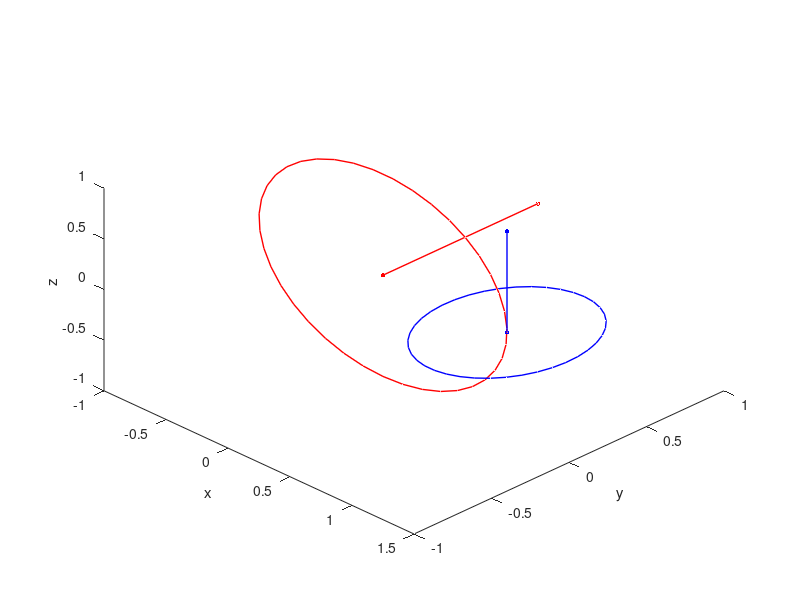

Write the MATLAB code that produced this figure. (Note: this script raises an error after producing the figure.)
function testdistanceCircleCircle3D
% tests the function  distanceCircleCircle3D(N0, r0, C0, N1, r1, C1 )
% based on https://www.geometrictools.com/Documentation/DistanceToCircle3.pdf
%
% Aaron Becker, atbecker@uh.edu
%  Draws the circles, their closest points, and (optionally) the minimum
%  radius to make the tori touch.
%

format compact
showTorus = true;   %draws a torus around each circle so that the tori just touch.
%%% two circles in 3D: WORKS! The C code reverses order of polyomials compared to Matlab's
% computeAnddrawSolutions( figNum, N0, r0, C0, N1, r1, C1  )
% computeAnddrawSolutions( 1 , [1,0,0] , 2, [0,0,0], [0,1,0], 3, [3,4,1] ) %WORKS
% computeAnddrawSolutions( 2 , [1,0,0] , 2, [0,0,0], [0,1,0], 3, [3,1,1]) %WORKS
% computeAnddrawSolutions( 3 , [1,0,0] , 2, [0,0,0], [0,1,0], 3, [3,0,0]  )  % WORKS!
% computeAnddrawSolutions( 4 , [1,0,0] , 2, [0,0,0], [0,1,0], 3, [3,1,0]  ) % Works -- (had to eliminate small imaginary parts)
% computeAnddrawSolutions( 5 , [1,0,0] , 2, [0,0,0], [0,1,0], 4, [3,1,0]  )  % Success two solutions!
% computeAnddrawSolutions( 6 , [1,0.1,0] , 2, [0,0,0], [0,1,0], 4, [3,1,0]  )  % Success two solutions!
% computeAnddrawSolutions( 7 , [1,0.1,0] , 4, [0,0,0], [0,1,0], 4, [3,1,0]  )  % Success two solutions!
% computeAnddrawSolutions( 8, [1,0.1,0] , 4, [0,0,0], [.4,1,0], 4, [3,1,0]  )  % Success two solutions!
% computeAnddrawSolutions( 9, [0,1,0], 1, [0,0,0], [0,0,1], 1, [1.01,0,0]  )  % Success one solution!
%computeAnddrawSolutions( 10, [0,1,0], 1, [0,0,0], [0,0,1], 1, [1,0,0]  )  % added 0 case if no roots found -- special case if orthogonal and centered on the other circle?
computeAnddrawSolutions( 10, [0,1,0], 1, [0,0,0], [0,0,1], 0.5, [1,0,0]  )  % used to fail -- special case if orthogonal and centered on the other circle? fails if r1  = 0.5, 1, 1.5,2,2.5, 4.5

%computeAnddrawSolutions( 10, [0,1,0], 1, [0,0,0], [0,0,1], 1, [1,0.16,0])  % Success -- used to have problems, fixed with numerical precision

%computeAnddrawSolutions( 10, [0,1,0], 1, [0,0,0], [0,0,1], 1, [1,0.06,0]  )  % looks like the wrong intersecction to me.  The toroids are overlapping
%computeAnddrawSolutions( 10, [0,1,0], 1, [0,0,0], [0,0,1], 1, [1,0.16,0]  )  %fixed

%computeAnddrawSolutions( 10, [0,0,1], 1, [1,-0.1,0],[0,1,0], 1, [0,0,0]  )  % works if I swap the torus.

computeAnddrawSolutions( 12, [0,1,0], 1, [0,0,0], [0,.1,1], 2, [1,0,0]  )  % works -- special case if orgthogonal?
%computeAnddrawSolutions( 11, [0,1,1], 1, [0,0,0], [0,0,1], 1, [1,0,0]  )  % works -- 2 solutions

% generate a case to check the roots of p6 instead of phi.
%computeAnddrawSolutions( 13 , [0,0,1] ,2 , [0,0,0], [1,0,0], 2, [0,0,2]  ) % 5.3 Circles in Nonparallel Planes but Centers on Normal Line

% % % % the planar cases: they work!
% figure(20)
% showTorus = false;
% computeAnddrawSolutions( [4,3,1] , [0,0,1] ,2 , [0,0,0], [0,0,1], 2, [0,0,0]  ) % equal circles, works
% computeAnddrawSolutions( [4,3,2] , [0,0,1] ,3 , [0,0,0], [0,0,1], 2, [0,0,0]  ) % concentric circles, works
% computeAnddrawSolutions( [4,3,3] , [0,0,1] ,3 , [0,0,0], [0,0,1], 2, [4,0,0]  ) % overlapping circles 1, works
% computeAnddrawSolutions( [4,3,4],  [0,0,1] ,3 , [0,0,0], [0,0,1], 2, [3,2,0]  ) % overlapping circles 2, works
% computeAnddrawSolutions( [4,3,5] , [0,0,1] ,0.6 , [0,0,0], [0,0,1], 1.2, [3,2,0]  ) % separate circles 1, works
% computeAnddrawSolutions( [4,3,6] , [0,0,1] ,0.6 , [0,0,0], [0,0,1], 1.2, -[3,2,0]  ) % separate circles 2, works
% computeAnddrawSolutions( [4,3,7] , [0,0,1] ,1 , [0,0,0], [0,0,1], 2, -[3,0,0]  ) % touching circles 1, works
% computeAnddrawSolutions( [4,3,8] , [0,0,1] ,1 , [0,0,0], [0,0,1], 2, -[1,0,0]  ) % touching circles 1, works
% computeAnddrawSolutions( [4,3,9] , [0,0,1] ,4 , [0,0,0], [0,0,1], 2.5, -[1,0,0]  ) % inside circles 1, works
% computeAnddrawSolutions( [4,3,10] , [0,0,1] ,3 , [0,0,0], [0,0,1], 4.6, -[1,0,0]  ) % inside circles 1, works


    function computeAnddrawSolutions( figNum, N0, r0, C0, N1, r1, C1  )
        % given two circles, computes the distance and plots the results in
        % fig figNum. If figNum is a 3x1 matrix representing a subfigure,
        % draw this in the subfigure, otherwise it makes figure figNum

        if numel(figNum) == 1
            figure(figNum); clf;
            view(45,45)
        else
            subplot(figNum(1),figNum(2),figNum(3));cla;
        end
        plotCircle(N0, C0,r0, 'r', 1)
        plotCircle(N1, C1,r1, 'b', 1)
        hold on

        result = distanceCircleCircle3D(N0, r0, C0, N1, r1, C1 );
        disp(result)
        if showTorus
            drawTorus(N0, r0, C0, result.distance/2,'r')
            drawTorus(N1, r1, C1, result.distance/2,'b')
        end
        axis equal

        title(strcat('Min dist = ',num2str(result.distance, 3),", ",num2str(result.numClosestPairs), ' pairs, equidistant =  ',num2str(result.equidistant)))
        for i = 1:result.numClosestPairs
            plot3([result.circle0Closest(i,1),result.circle1Closest(i,1)],...
                [result.circle0Closest(i,2),result.circle1Closest(i,2)],...
                [result.circle0Closest(i,3),result.circle1Closest(i,3)],'.-','color','k','LineWidth',1,'MarkerSize',12)

        end

        hold off
    end

    function plotCircle(n_vec, PtCenter,r, colorLine, lineWidth)
        % plots an arc of length theta about the circle with normal vector
        % n_vec, radius r, and center PtCenter, starting at position PtLeave, in
        % direction dir (-1 for CW, 1 for CCW).  The line is drawn in color
        % colorLine with width lineWidth
        n_vec = n_vec/norm(n_vec); %ensure it is a unit vector
        theta = linspace(0,2*pi,40)';  % Draw the arc path
        [U,V,~] = ComputeOrthogonalComplement(n_vec);
        arc2Pts = PtCenter + U*r.*cos(theta) + V*r.*sin(theta);
        hold on
        harc = plot3( arc2Pts(:,1),arc2Pts(:,2),arc2Pts(:,3)); set(harc,'color' ,colorLine,'linewidth',lineWidth)
        plot3(PtCenter(1)+[0,n_vec(1)],PtCenter(2)+[0,n_vec(2)],PtCenter(3)+[0,n_vec(3)],'.-','color',colorLine,'MarkerSize',10,'linewidth',lineWidth);
        xlabel('x')
        ylabel('y')
        zlabel('z')
        hold off
    end

    function drawTorus(N, r, C, R,color)
        % draws a radius R torus in color around circle with normal N,
        % radius r and center C.
        N = N/norm(N); %normalize the matrix
        [theta,phi] = meshgrid(linspace(0,2*pi,20));

        x = (r + R*cos(theta)).*cos(phi);
        y = (r + R*cos(theta)).*sin(phi);
        z = R*sin(theta);

        if N(2)==0 && N(1)==0 % the longitude
            angRz = 0;
        else
            angRz = atan2(N(2), N(1));
        end
        angRz = angRz-pi/2;

        if N(3)==1  % the latitude
            angRx = 0;
        elseif N(3)==-1
            angRx = pi;
        else
            angRx = atan2(N(3),sqrt(N(1)^2+N(2)^2) )-pi/2;
        end
        % compute the rotation matrices.
        Rx = [1 0 0; 0 cos(angRx) -sin(angRx); 0 sin(angRx) cos(angRx)];
        Rz = [cos(angRz) -sin(angRz) 0; sin(angRz) cos(angRz) 0; 0 0 1];

        xF = x; yF = y; zF = z;
        for i = 1:numel(x)
            nCoord = Rz*Rx*[x(i);y(i);z(i)];
            xF(i) = nCoord(1); yF(i)= nCoord(2); zF(i)= nCoord(3);
        end
        %xyzR = Rx*Rz*[x;y;z];
        %coordFinal = subs(xyzR, t, pi/4);

        sPlot = surf(C(1)+ xF,C(2)+yF,C(3)+zF);
        %shading interp
        set(sPlot, 'facecolor',color,'EdgeColor', 'none')
        alpha(sPlot,0.1);
    end
    function [U,V,W] = ComputeOrthogonalComplement(W)
        % Robustly compute a right-handed orthonormal set { U, V, W }.
        % The vector W is guaranteed to be unit-length, in which case
        % there is no need to worry about a division by zero when
        % computing invLength.
        if (abs(W(1)) > abs(W(2)))
            % The component of maximum absolute value is either W[1]
            % or W[3].
            invLength = 1 / sqrt(W(1) * W(1) + W(3) * W(3));
            U = [ -W(3) * invLength, 0, +W(1) * invLength ];
        else
            % The component of maximum absolute value is either W[1]
            % or W[2].
            invLength = 1 / sqrt(W(2) * W(2) + W(3) * W(3));
            U = [0, +W(3) * invLength, -W(2) * invLength ];
        end
        V = cross(W, U);
    end

    function testTorus( N0, r0, C0  ) %#ok<DEFNU>
        % used to test plotting of the circle and torus in 3D.
        figure(1)
        clf;

        plotCircle(N0, C0,r0, 'r', 1)
        hold on
        drawTorus(N0, r0, C0, r0/2,'r')

        axis equal
        hold off
    end
end